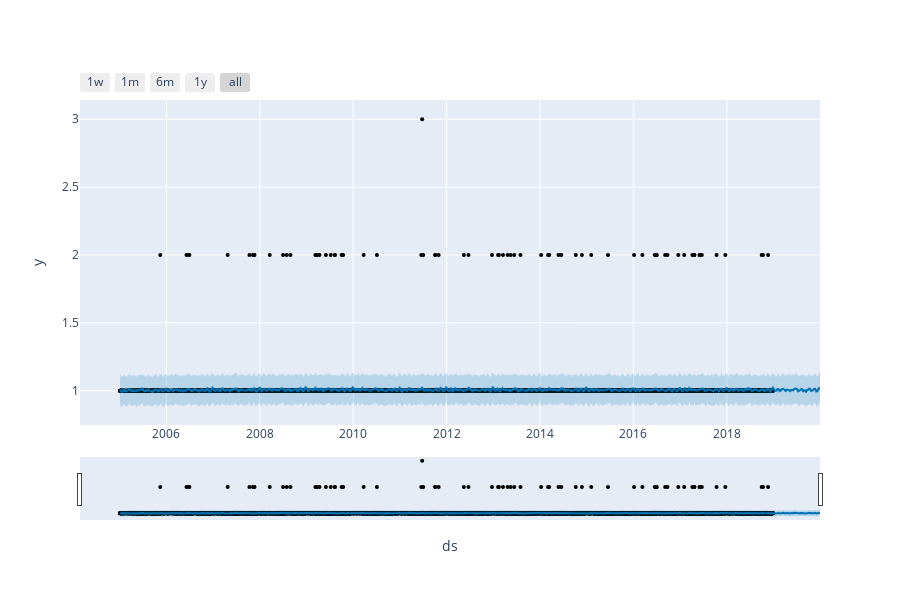

This figure's notebook cell:
### Code cell
from prophet.plot import plot_plotly, plot_components_plotly

plot_plotly(model, forecast_df)

### Figure 1 — Plotly figure (JSON) as saved in the notebook; plotly's stock layout.template omitted (floating-point values rounded to 4 significant figures; data arrays with more than 128 entries replaced by an {"elided": "..."} marker saying what was removed)
{"data": [{"marker": {"color": "black", "size": 4}, "mode": "markers", "name": "Actual", "type": "scatter", "x": {"elided": "9762 str values"}, "y": {"elided": "9762 int values"}}, {"hoverinfo": "skip", "line": {"width": 0}, "mode": "lines", "type": "scatter", "x": {"elided": "4447 str values"}, "y": {"elided": "4447 float values"}}, {"fill": "tonexty", "fillcolor": "rgba(0, 114, 178, 0.2)", "line": {"color": "#0072B2", "width": 2}, "mode": "lines", "name": "Predicted", "type": "scatter", "x": {"elided": "4447 str values"}, "y": {"elided": "4447 float values"}}, {"fill": "tonexty", "fillcolor": "rgba(0, 114, 178, 0.2)", "hoverinfo": "skip", "line": {"width": 0}, "mode": "lines", "type": "scatter", "x": {"elided": "4447 str values"}, "y": {"elided": "4447 float values"}}], "layout": {"height": 600, "showlegend": false, "width": 900, "xaxis": {"rangeselector": {"buttons": [{"count": 7, "label": "1w", "step": "day", "stepmode": "backward"}, {"count": 1, "label": "1m", "step": "month", "stepmode": "backward"}, {"count": 6, "label": "6m", "step": "month", "stepmode": "backward"}, {"count": 1, "label": "1y", "step": "year", "stepmode": "backward"}, {"step": "all"}]}, "rangeslider": {"visible": true}, "title": {"text": "ds"}, "type": "date"}, "yaxis": {"title": {"text": "y"}}}}
